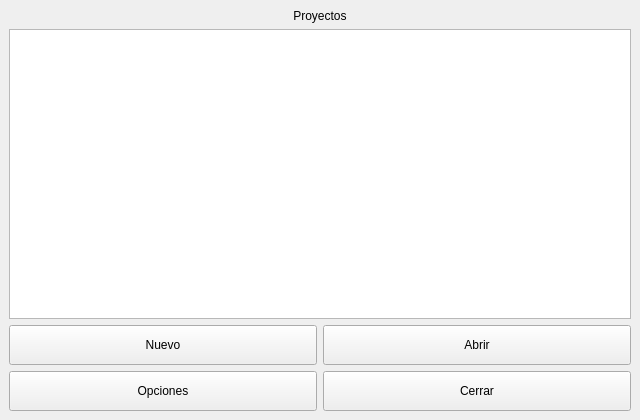
<?xml version="1.0" encoding="UTF-8"?>
<ui version="4.0">
 <class>MainWindow</class>
 <widget class="QMainWindow" name="MainWindow">
  <property name="geometry">
   <rect>
    <x>0</x>
    <y>0</y>
    <width>640</width>
    <height>420</height>
   </rect>
  </property>
  <property name="windowTitle">
   <string>CNC Furniture Project Manager</string>
  </property>
  <widget class="QWidget" name="centralwidget">
   <layout class="QVBoxLayout" name="verticalLayout">
    <item>
     <widget class="QLabel" name="labelTitle">
      <property name="text">
       <string>Proyectos</string>
      </property>
      <property name="alignment">
       <set>Qt::AlignCenter</set>
      </property>
     </widget>
    </item>
    <item>
     <widget class="QListWidget" name="projectList"/>
    </item>
    <item>
         <layout class="QHBoxLayout" name="hLayoutButtonsRow1">
            <item>
             <widget class="QPushButton" name="btnNew">
                <property name="text">
                 <string>Nuevo</string>
                </property>
                <property name="minimumSize">
                 <size>
                    <width>120</width>
                    <height>40</height>
                 </size>
                </property>
             </widget>
            </item>
      <item>
       <widget class="QPushButton" name="btnOpen">
        <property name="text">
         <string>Abrir</string>
        </property>
        <property name="minimumSize">
         <size>
          <width>120</width>
          <height>40</height>
         </size>
        </property>
       </widget>
      </item>
         </layout>
        </item>
        <item>
         <layout class="QHBoxLayout" name="hLayoutButtonsRow2">
      <item>
             <widget class="QPushButton" name="btnOptions">
        <property name="text">
                 <string>Opciones</string>
        </property>
        <property name="minimumSize">
         <size>
          <width>120</width>
          <height>40</height>
         </size>
        </property>
       </widget>
      </item>
        <item>
         <widget class="QPushButton" name="btnClose">
          <property name="text">
           <string>Cerrar</string>
          </property>
          <property name="minimumSize">
           <size>
            <width>120</width>
            <height>40</height>
           </size>
          </property>
         </widget>
        </item>
         </layout>
    </item>
   </layout>
  </widget>
 </widget>
 <resources/>
 <connections/>
</ui>
